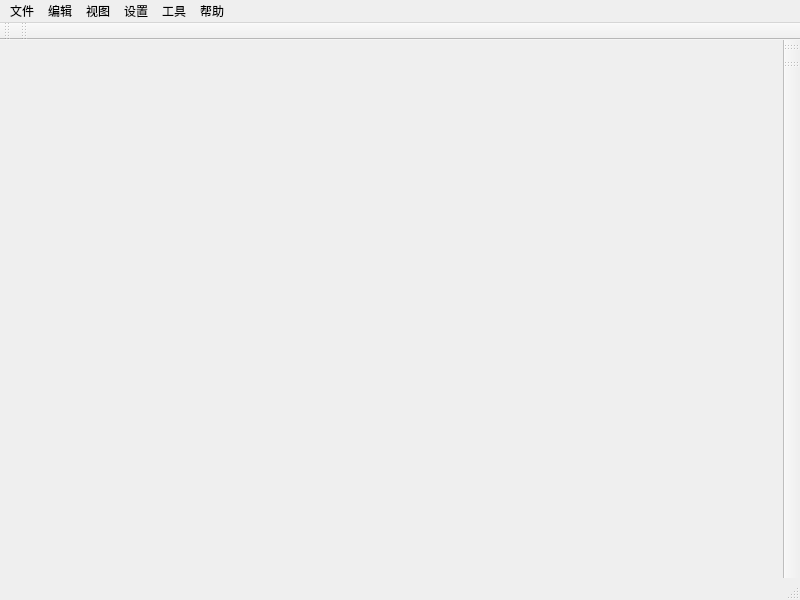
<?xml version="1.0" encoding="UTF-8"?>
<ui version="4.0">
 <class>PCBEditor</class>
 <widget class="QMainWindow" name="PCBEditor">
  <property name="geometry">
   <rect>
    <x>0</x>
    <y>0</y>
    <width>800</width>
    <height>600</height>
   </rect>
  </property>
  <widget class="QWidget" name="centralwidget"/>
  <widget class="QMenuBar" name="menubar">
   <property name="geometry">
    <rect>
     <x>0</x>
     <y>0</y>
     <width>800</width>
     <height>23</height>
    </rect>
   </property>
   <widget class="QMenu" name="menuFile">
    <property name="title">
     <string>文件</string>
    </property>
   </widget>
   <widget class="QMenu" name="menuEdit">
    <property name="title">
     <string>编辑</string>
    </property>
   </widget>
   <widget class="QMenu" name="menuView">
    <property name="title">
     <string>视图</string>
    </property>
   </widget>
   <widget class="QMenu" name="menuTools">
    <property name="title">
     <string>工具</string>
    </property>
   </widget>
   <widget class="QMenu" name="menuSetting">
    <property name="title">
     <string>设置</string>
    </property>
   </widget>
   <widget class="QMenu" name="menuHelp">
    <property name="title">
     <string>帮助</string>
    </property>
   </widget>
   <addaction name="menuFile"/>
   <addaction name="menuEdit"/>
   <addaction name="menuView"/>
   <addaction name="menuSetting"/>
   <addaction name="menuTools"/>
   <addaction name="menuHelp"/>
  </widget>
  <widget class="QStatusBar" name="statusbar"/>
  <widget class="QToolBar" name="toolBarMain">
   <property name="windowTitle">
    <string>toolBar</string>
   </property>
   <property name="movable">
    <bool>true</bool>
   </property>
   <property name="allowedAreas">
    <set>Qt::TopToolBarArea</set>
   </property>
   <property name="iconSize">
    <size>
     <width>16</width>
     <height>16</height>
    </size>
   </property>
   <property name="floatable">
    <bool>false</bool>
   </property>
   <attribute name="toolBarArea">
    <enum>TopToolBarArea</enum>
   </attribute>
   <attribute name="toolBarBreak">
    <bool>false</bool>
   </attribute>
  </widget>
  <widget class="QToolBar" name="toolBarRoute">
   <property name="windowTitle">
    <string>toolBar</string>
   </property>
   <property name="iconSize">
    <size>
     <width>16</width>
     <height>16</height>
    </size>
   </property>
   <property name="floatable">
    <bool>false</bool>
   </property>
   <attribute name="toolBarArea">
    <enum>TopToolBarArea</enum>
   </attribute>
   <attribute name="toolBarBreak">
    <bool>false</bool>
   </attribute>
  </widget>
  <widget class="QToolBar" name="toolBarDesign">
   <property name="windowTitle">
    <string>toolBar</string>
   </property>
   <property name="allowedAreas">
    <set>Qt::RightToolBarArea</set>
   </property>
   <property name="iconSize">
    <size>
     <width>16</width>
     <height>16</height>
    </size>
   </property>
   <property name="floatable">
    <bool>false</bool>
   </property>
   <attribute name="toolBarArea">
    <enum>RightToolBarArea</enum>
   </attribute>
   <attribute name="toolBarBreak">
    <bool>false</bool>
   </attribute>
  </widget>
  <widget class="QToolBar" name="toolBarDrawing">
   <property name="windowTitle">
    <string>toolBar</string>
   </property>
   <property name="allowedAreas">
    <set>Qt::RightToolBarArea</set>
   </property>
   <property name="iconSize">
    <size>
     <width>16</width>
     <height>16</height>
    </size>
   </property>
   <property name="floatable">
    <bool>false</bool>
   </property>
   <attribute name="toolBarArea">
    <enum>RightToolBarArea</enum>
   </attribute>
   <attribute name="toolBarBreak">
    <bool>false</bool>
   </attribute>
  </widget>
 </widget>
 <resources/>
 <connections/>
</ui>
